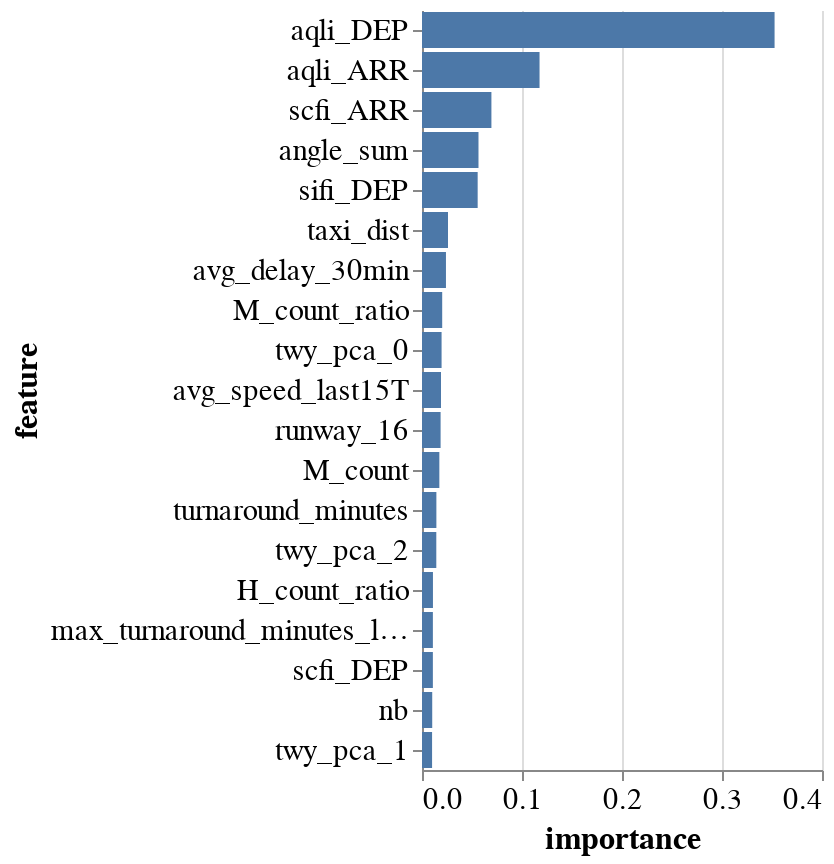
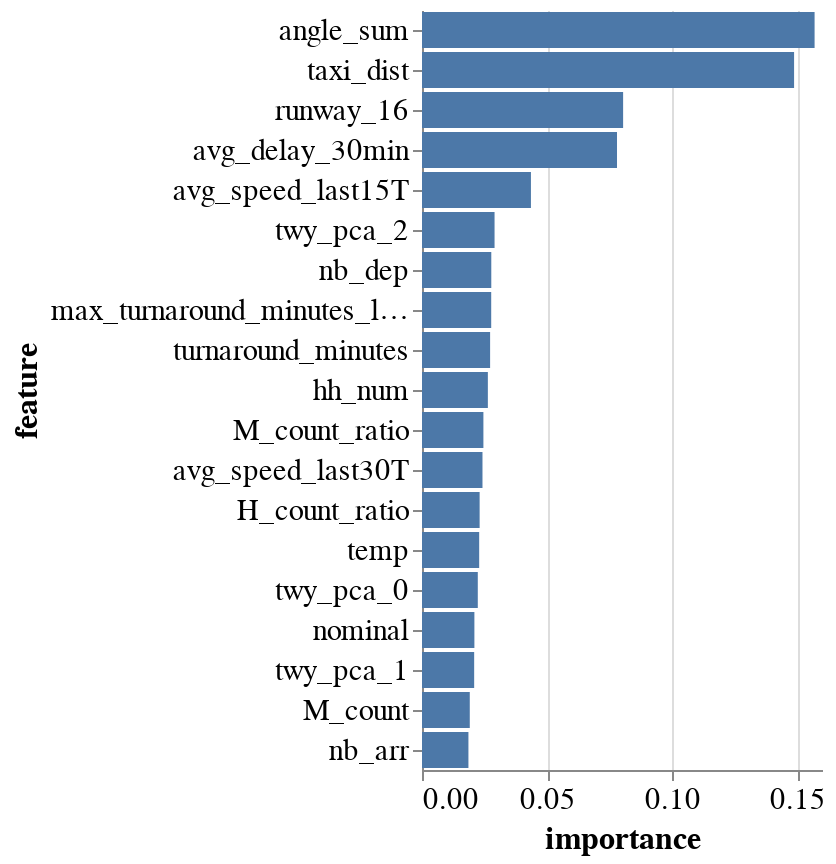
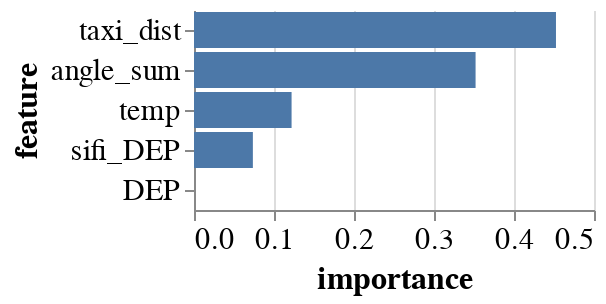
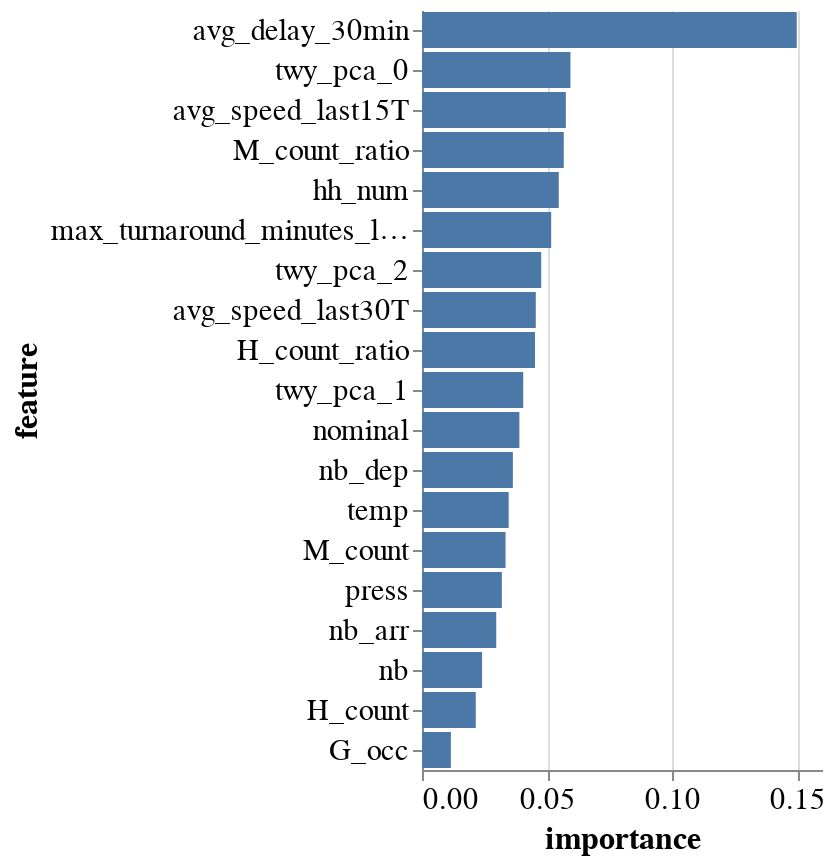

Notebook cell for these charts, in order:
### Code cell
base_dir = "../prediction_results/"
df_res = pd.DataFrame()
target_col = "real_dur_minutes2"
# avg_delay_in30min   real_dur_minutes taxi_holding_time_minutes


for i, (set_name, features) in enumerate(main_feature_sets.items()):
    test_name = f"00{i}_{target_col}_{set_name}/"
    res, labels_test, predicted, clf = train_rf(
        dep_arr_df,
        features,
        target_col,
        query="parking_position==parking_position & real_dur_minutes2>2",
        dirname=base_dir + test_name,
        dropna=False,
    )
    d_res = res._asdict()
    d_res["name"] = test_name
    df_res = df_res.append(d_res, ignore_index=True)

tolatex = df_res.transpose()
tolatex.columns = tolatex.loc["name"]
print(tolatex.to_latex())

df_res_taxitime = df_res

### Figure 1 — Vega-Lite specification as saved in the notebook (floating-point values rounded to 4 significant figures)
{"config": {"view": {"continuousWidth": 400, "continuousHeight": 300, "stroke": null}, "axis": {"labelFont": "Ubuntu", "labelFontSize": 15, "titleFont": "Fira Sans", "titleFontSize": 16}, "header": {"labelFont": "Ubuntu", "labelFontSize": 18, "labelOrient": "top"}, "legend": {"labelFont": "Ubuntu", "labelFontSize": 14, "orient": "bottom", "titleFontSize": 14}, "title": {"anchor": "start", "dy": -10, "font": "Fira Sans", "fontSize": 18}}, "data": {"name": "data-a480fab7c04de8661216ed6c053926d9"}, "mark": "bar", "encoding": {"x": {"type": "quantitative", "field": "importance"}, "y": {"type": "nominal", "field": "feature", "sort": "-x"}}, "transform": [{"window": [{"op": "rank", "field": "importance", "as": "rank"}], "sort": [{"field": "importance", "order": "descending"}]}, {"filter": "(datum.rank < 20)"}], "width": 200, "$schema": "https://vega.github.io/schema/vega-lite/v4.8.1.json", "datasets": {"data-a480fab7c04de8661216ed6c053926d9": [{"feature": "DEP", "importance": 0.0}, {"feature": "config_NORTH1", "importance": 0.0}, {"feature": "mean_sifi_ARR_last30T", "importance": 0.0}, {"feature": "sifi_ARR", "importance": 0.0}, {"feature": "L", "importance": 0.0}, {"feature": "L/M", "importance": 0.0}, {"feature": "runway_14", "importance": 4.855e-05}, {"feature": "P_occ", "importance": 7.265e-05}, {"feature": "atmap_wind", "importance": 0.00012}, {"feature": "L_count", "importance": 0.0001291}, {"feature": "runway_10", "importance": 0.0001494}, {"feature": "R_occ", "importance": 0.000185}, {"feature": "Y_occ", "importance": 0.0001987}, {"feature": "config_NORTH0", "importance": 0.0003335}, {"feature": "atmap_danger", "importance": 0.0003367}, {"feature": "L/M_count_ratio", "importance": 0.0003415}, {"feature": "runway_34", "importance": 0.0003513}, {"feature": "Z_occ", "importance": 0.0003679}, {"feature": "config_EAST", "importance": 0.0003709}, {"feature": "atmap_freezing", "importance": 0.0004544}, {"feature": "atmap_visibility", "importance": 0.0004592}, {"feature": "L_occ", "importance": 0.000469}, {"feature": "M_occ", "importance": 0.0004827}, {"feature": "config_SOUTH", "importance": 0.00049}, {"feature": "runway_32", "importance": 0.0004981}, {"feature": "disrupted", "importance": 0.0006391}, {"feature": "G_occ", "importance": 0.0007458}, {"feature": "busy", "importance": 0.0007669}, {"feature": "L/M_count", "importance": 0.0009668}, {"feature": "atmap_precipitation", "importance": 0.001188}, {"feature": "H_occ", "importance": 0.001203}, {"feature": "not_nom_arrival_ratio", "importance": 0.001203}, {"feature": "runway_28", "importance": 0.001363}, {"feature": "K_occ", "importance": 0.001379}, {"feature": "L_count_ratio", "importance": 0.001435}, {"feature": "H", "importance": 0.00157}, {"feature": "M", "importance": 0.001574}, {"feature": "J_occ", "importance": 0.001582}, {"feature": "B_occ", "importance": 0.001588}, {"feature": "D_occ", "importance": 0.001679}, {"feature": "F_occ", "importance": 0.001689}, {"feature": "atmap_score", "importance": 0.001693}, {"feature": "C_occ", "importance": 0.001969}, {"feature": "E_occ", "importance": 0.001993}, {"feature": "N_occ", "importance": 0.002362}, {"feature": "A_occ", "importance": 0.002417}, {"feature": "H_count", "importance": 0.004222}, {"feature": "nb_arr", "importance": 0.004291}, {"feature": "nb_dep", "importance": 0.004872}, {"feature": "mean_scfi_ARR_last30T", "importance": 0.005624}, {"feature": "mean_aqli_ARR_last30T", "importance": 0.005653}, {"feature": "nominal", "importance": 0.005913}, {"feature": "mean_aqli_DEP_last30T", "importance": 0.006232}, {"feature": "press", "importance": 0.006481}, {"feature": "mean_scfi_DEP_last30T", "importance": 0.007403}, {"feature": "temp", "importance": 0.007954}, {"feature": "hh_num", "importance": 0.008186}, {"feature": "mean_sifi_DEP_last30T", "importance": 0.00874}, {"feature": "avg_speed_last30T", "importance": 0.009525}, {"feature": "twy_pca_1", "importance": 0.01008}, {"feature": "nb", "importance": 0.01022}, {"feature": "scfi_DEP", "importance": 0.01087}, {"feature": "max_turnaround_minutes_last30T", "importance": 0.01088}, {"feature": "H_count_ratio", "importance": 0.01096}, {"feature": "twy_pca_2", "importance": 0.01431}, {"feature": "turnaround_minutes", "importance": 0.01438}, {"feature": "M_count", "importance": 0.01735}, {"feature": "runway_16", "importance": 0.0186}, {"feature": "avg_speed_last15T", "importance": 0.01898}, {"feature": "twy_pca_0", "importance": 0.01958}, {"feature": "M_count_ratio", "importance": 0.0202}, {"feature": "avg_delay_30min", "importance": 0.02396}, {"feature": "taxi_dist", "importance": 0.026}, {"feature": "sifi_DEP", "importance": 0.05566}, {"feature": "angle_sum", "importance": 0.05649}, {"feature": "scfi_ARR", "importance": 0.06941}, {"feature": "aqli_ARR", "importance": 0.1175}, {"feature": "aqli_DEP", "importance": 0.3526}]}}

### Figure 2 — Vega-Lite specification as saved in the notebook (floating-point values rounded to 4 significant figures)
{"config": {"view": {"continuousWidth": 400, "continuousHeight": 300, "stroke": null}, "axis": {"labelFont": "Ubuntu", "labelFontSize": 15, "titleFont": "Fira Sans", "titleFontSize": 16}, "header": {"labelFont": "Ubuntu", "labelFontSize": 18, "labelOrient": "top"}, "legend": {"labelFont": "Ubuntu", "labelFontSize": 14, "orient": "bottom", "titleFontSize": 14}, "title": {"anchor": "start", "dy": -10, "font": "Fira Sans", "fontSize": 18}}, "data": {"name": "data-96d5ebf4450a1c2f1303fb766eca3053"}, "mark": "bar", "encoding": {"x": {"type": "quantitative", "field": "importance"}, "y": {"type": "nominal", "field": "feature", "sort": "-x"}}, "transform": [{"window": [{"op": "rank", "field": "importance", "as": "rank"}], "sort": [{"field": "importance", "order": "descending"}]}, {"filter": "(datum.rank < 20)"}], "width": 200, "$schema": "https://vega.github.io/schema/vega-lite/v4.8.1.json", "datasets": {"data-96d5ebf4450a1c2f1303fb766eca3053": [{"feature": "DEP", "importance": 0.0}, {"feature": "sifi_ARR", "importance": 0.0}, {"feature": "L/M", "importance": 0.0}, {"feature": "L", "importance": 0.0}, {"feature": "config_NORTH1", "importance": 9.384e-06}, {"feature": "P_occ", "importance": 1.355e-05}, {"feature": "atmap_danger", "importance": 0.0001715}, {"feature": "runway_14", "importance": 0.0001991}, {"feature": "runway_10", "importance": 0.0002786}, {"feature": "config_NORTH0", "importance": 0.0005405}, {"feature": "atmap_freezing", "importance": 0.0005603}, {"feature": "L_occ", "importance": 0.0005713}, {"feature": "runway_34", "importance": 0.0006218}, {"feature": "config_EAST", "importance": 0.0006694}, {"feature": "atmap_wind", "importance": 0.0006702}, {"feature": "config_SOUTH", "importance": 0.0006923}, {"feature": "Y_occ", "importance": 0.0007654}, {"feature": "disrupted", "importance": 0.0009147}, {"feature": "N_occ", "importance": 0.001233}, {"feature": "atmap_visibility", "importance": 0.00127}, {"feature": "L_count", "importance": 0.001332}, {"feature": "M_occ", "importance": 0.001578}, {"feature": "runway_32", "importance": 0.001792}, {"feature": "Z_occ", "importance": 0.001941}, {"feature": "G_occ", "importance": 0.002086}, {"feature": "runway_28", "importance": 0.002248}, {"feature": "atmap_precipitation", "importance": 0.002387}, {"feature": "atmap_score", "importance": 0.002683}, {"feature": "busy", "importance": 0.002881}, {"feature": "R_occ", "importance": 0.002926}, {"feature": "H", "importance": 0.003164}, {"feature": "M", "importance": 0.003174}, {"feature": "F_occ", "importance": 0.003256}, {"feature": "H_occ", "importance": 0.003278}, {"feature": "J_occ", "importance": 0.003302}, {"feature": "C_occ", "importance": 0.003947}, {"feature": "B_occ", "importance": 0.003948}, {"feature": "L/M_count_ratio", "importance": 0.004189}, {"feature": "not_nom_arrival_ratio", "importance": 0.004235}, {"feature": "K_occ", "importance": 0.004473}, {"feature": "A_occ", "importance": 0.005582}, {"feature": "D_occ", "importance": 0.005646}, {"feature": "L/M_count", "importance": 0.005857}, {"feature": "E_occ", "importance": 0.007484}, {"feature": "H_count", "importance": 0.007754}, {"feature": "L_count_ratio", "importance": 0.009366}, {"feature": "nb", "importance": 0.01423}, {"feature": "sifi_DEP", "importance": 0.01593}, {"feature": "press", "importance": 0.01776}, {"feature": "nb_arr", "importance": 0.01857}, {"feature": "M_count", "importance": 0.01911}, {"feature": "twy_pca_1", "importance": 0.02087}, {"feature": "nominal", "importance": 0.02096}, {"feature": "twy_pca_0", "importance": 0.02232}, {"feature": "temp", "importance": 0.02287}, {"feature": "H_count_ratio", "importance": 0.02305}, {"feature": "avg_speed_last30T", "importance": 0.02419}, {"feature": "M_count_ratio", "importance": 0.02456}, {"feature": "hh_num", "importance": 0.02634}, {"feature": "turnaround_minutes", "importance": 0.02724}, {"feature": "max_turnaround_minutes_last30T", "importance": 0.02768}, {"feature": "nb_dep", "importance": 0.02772}, {"feature": "twy_pca_2", "importance": 0.02902}, {"feature": "avg_speed_last15T", "importance": 0.04357}, {"feature": "avg_delay_30min", "importance": 0.078}, {"feature": "runway_16", "importance": 0.08045}, {"feature": "taxi_dist", "importance": 0.1488}, {"feature": "angle_sum", "importance": 0.157}]}}

### Figure 3 — Vega-Lite specification as saved in the notebook (floating-point values rounded to 4 significant figures)
{"config": {"view": {"continuousWidth": 400, "continuousHeight": 300, "stroke": null}, "axis": {"labelFont": "Ubuntu", "labelFontSize": 15, "titleFont": "Fira Sans", "titleFontSize": 16}, "header": {"labelFont": "Ubuntu", "labelFontSize": 18, "labelOrient": "top"}, "legend": {"labelFont": "Ubuntu", "labelFontSize": 14, "orient": "bottom", "titleFontSize": 14}, "title": {"anchor": "start", "dy": -10, "font": "Fira Sans", "fontSize": 18}}, "data": {"name": "data-244b4623ab1adabca789f4abaf87ed8b"}, "mark": "bar", "encoding": {"x": {"type": "quantitative", "field": "importance"}, "y": {"type": "nominal", "field": "feature", "sort": "-x"}}, "transform": [{"window": [{"op": "rank", "field": "importance", "as": "rank"}], "sort": [{"field": "importance", "order": "descending"}]}, {"filter": "(datum.rank < 20)"}], "width": 200, "$schema": "https://vega.github.io/schema/vega-lite/v4.8.1.json", "datasets": {"data-244b4623ab1adabca789f4abaf87ed8b": [{"feature": "DEP", "importance": 0.0}, {"feature": "sifi_DEP", "importance": 0.07359}, {"feature": "temp", "importance": 0.122}, {"feature": "angle_sum", "importance": 0.352}, {"feature": "taxi_dist", "importance": 0.4525}]}}

### Figure 4 — Vega-Lite specification as saved in the notebook (floating-point values rounded to 4 significant figures)
{"config": {"view": {"continuousWidth": 400, "continuousHeight": 300, "stroke": null}, "axis": {"labelFont": "Ubuntu", "labelFontSize": 15, "titleFont": "Fira Sans", "titleFontSize": 16}, "header": {"labelFont": "Ubuntu", "labelFontSize": 18, "labelOrient": "top"}, "legend": {"labelFont": "Ubuntu", "labelFontSize": 14, "orient": "bottom", "titleFontSize": 14}, "title": {"anchor": "start", "dy": -10, "font": "Fira Sans", "fontSize": 18}}, "data": {"name": "data-73fb18cacd73e561ff9bc13ebc4a0a90"}, "mark": "bar", "encoding": {"x": {"type": "quantitative", "field": "importance"}, "y": {"type": "nominal", "field": "feature", "sort": "-x"}}, "transform": [{"window": [{"op": "rank", "field": "importance", "as": "rank"}], "sort": [{"field": "importance", "order": "descending"}]}, {"filter": "(datum.rank < 20)"}], "width": 200, "$schema": "https://vega.github.io/schema/vega-lite/v4.8.1.json", "datasets": {"data-73fb18cacd73e561ff9bc13ebc4a0a90": [{"feature": "P_occ", "importance": 2.15e-05}, {"feature": "config_NORTH1", "importance": 0.0002237}, {"feature": "atmap_danger", "importance": 0.0002349}, {"feature": "config_EAST", "importance": 0.0009591}, {"feature": "atmap_freezing", "importance": 0.001009}, {"feature": "L_occ", "importance": 0.001086}, {"feature": "atmap_wind", "importance": 0.001171}, {"feature": "atmap_visibility", "importance": 0.001355}, {"feature": "Y_occ", "importance": 0.001488}, {"feature": "L_count", "importance": 0.001548}, {"feature": "config_SOUTH", "importance": 0.001589}, {"feature": "disrupted", "importance": 0.001773}, {"feature": "N_occ", "importance": 0.002322}, {"feature": "M_occ", "importance": 0.002395}, {"feature": "Z_occ", "importance": 0.00266}, {"feature": "atmap_precipitation", "importance": 0.00326}, {"feature": "L/M_count_ratio", "importance": 0.003799}, {"feature": "atmap_score", "importance": 0.003821}, {"feature": "L/M_count", "importance": 0.004027}, {"feature": "config_NORTH0", "importance": 0.004216}, {"feature": "B_occ", "importance": 0.005004}, {"feature": "D_occ", "importance": 0.005131}, {"feature": "busy", "importance": 0.005271}, {"feature": "not_nom_arrival_ratio", "importance": 0.005303}, {"feature": "J_occ", "importance": 0.005366}, {"feature": "H_occ", "importance": 0.005993}, {"feature": "K_occ", "importance": 0.006098}, {"feature": "C_occ", "importance": 0.006379}, {"feature": "R_occ", "importance": 0.007132}, {"feature": "F_occ", "importance": 0.007317}, {"feature": "A_occ", "importance": 0.008371}, {"feature": "L_count_ratio", "importance": 0.01122}, {"feature": "E_occ", "importance": 0.01154}, {"feature": "G_occ", "importance": 0.01155}, {"feature": "H_count", "importance": 0.02151}, {"feature": "nb", "importance": 0.02403}, {"feature": "nb_arr", "importance": 0.0297}, {"feature": "press", "importance": 0.03194}, {"feature": "M_count", "importance": 0.03342}, {"feature": "temp", "importance": 0.03467}, {"feature": "nb_dep", "importance": 0.03635}, {"feature": "nominal", "importance": 0.03895}, {"feature": "twy_pca_1", "importance": 0.04048}, {"feature": "H_count_ratio", "importance": 0.0452}, {"feature": "avg_speed_last30T", "importance": 0.04551}, {"feature": "twy_pca_2", "importance": 0.04768}, {"feature": "max_turnaround_minutes_last30T", "importance": 0.05168}, {"feature": "hh_num", "importance": 0.05471}, {"feature": "M_count_ratio", "importance": 0.05671}, {"feature": "avg_speed_last15T", "importance": 0.05754}, {"feature": "twy_pca_0", "importance": 0.05938}, {"feature": "avg_delay_30min", "importance": 0.1499}]}}
